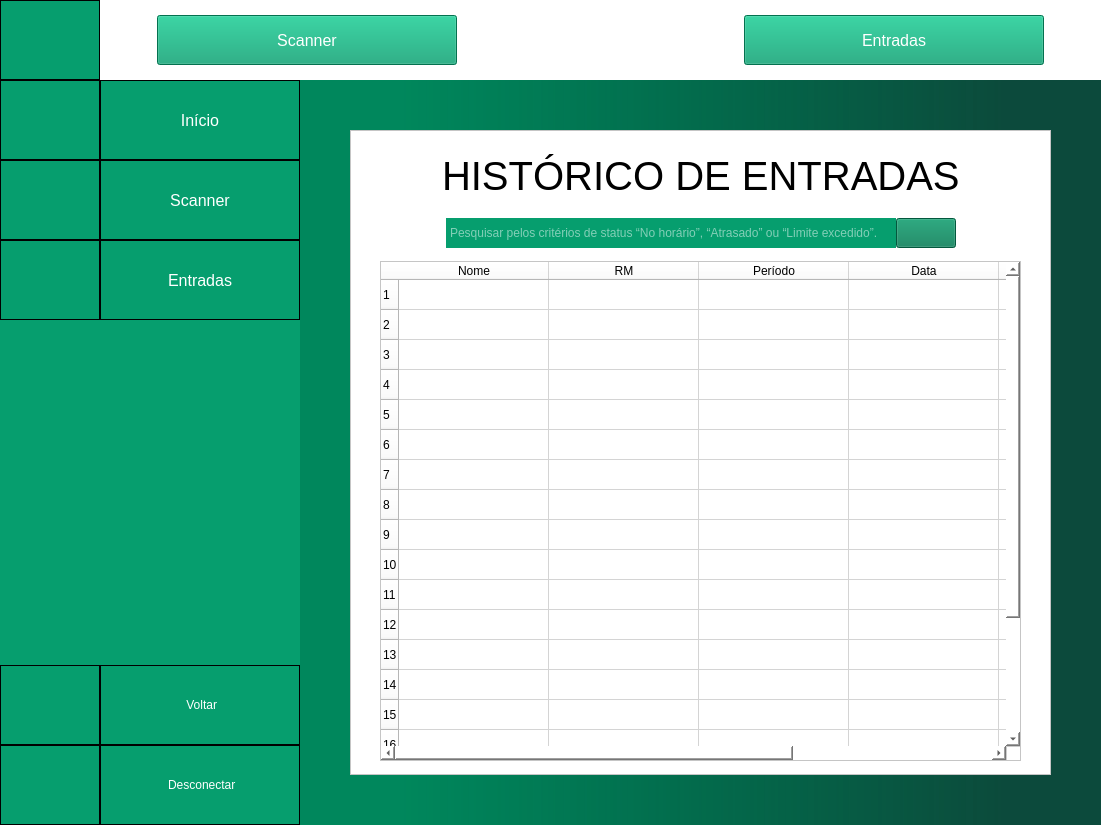
<?xml version="1.0" encoding="UTF-8"?>
<ui version="4.0">
 <class>MainWindow</class>
 <widget class="QMainWindow" name="MainWindow">
  <property name="geometry">
   <rect>
    <x>0</x>
    <y>0</y>
    <width>1101</width>
    <height>825</height>
   </rect>
  </property>
  <property name="minimumSize">
   <size>
    <width>1000</width>
    <height>800</height>
   </size>
  </property>
  <property name="windowTitle">
   <string>Segurança | Sistema de Reconhecimento Facial</string>
  </property>
  <widget class="QWidget" name="centralwidget">
   <property name="styleSheet">
    <string notr="true"/>
   </property>
   <layout class="QGridLayout" name="gridLayout">
    <property name="leftMargin">
     <number>0</number>
    </property>
    <property name="topMargin">
     <number>0</number>
    </property>
    <property name="rightMargin">
     <number>0</number>
    </property>
    <property name="bottomMargin">
     <number>0</number>
    </property>
    <property name="spacing">
     <number>0</number>
    </property>
    <item row="1" column="0">
     <widget class="QWidget" name="menu_icons" native="true">
      <property name="minimumSize">
       <size>
        <width>100</width>
        <height>0</height>
       </size>
      </property>
      <property name="styleSheet">
       <string notr="true">QWidget{
	background-color:#069E6E;
}</string>
      </property>
      <layout class="QVBoxLayout" name="verticalLayout_3">
       <property name="spacing">
        <number>0</number>
       </property>
       <property name="leftMargin">
        <number>0</number>
       </property>
       <property name="topMargin">
        <number>0</number>
       </property>
       <property name="rightMargin">
        <number>0</number>
       </property>
       <property name="bottomMargin">
        <number>0</number>
       </property>
       <item>
        <layout class="QVBoxLayout" name="verticalLayout">
         <property name="spacing">
          <number>0</number>
         </property>
         <item>
          <widget class="QPushButton" name="btnHomeLateral">
           <property name="minimumSize">
            <size>
             <width>0</width>
             <height>80</height>
            </size>
           </property>
           <property name="styleSheet">
            <string notr="true">QPushButton{
	background-color:#069E6E;
	color:#ffffff;
	border: 1px solid black;
}

QPushButton:hover{
	background-color:#047b55;
}

QPushButton:pressed{
	background-color: rgb(2, 45, 29);
}</string>
           </property>
           <property name="text">
            <string/>
           </property>
           <property name="icon">
            <iconset resource="../imagens/imagens_usadas.qrc">
             <normaloff>:/imagens/imgBtnHome.png</normaloff>:/imagens/imgBtnHome.png</iconset>
           </property>
           <property name="iconSize">
            <size>
             <width>36</width>
             <height>36</height>
            </size>
           </property>
           <property name="checkable">
            <bool>true</bool>
           </property>
           <property name="autoExclusive">
            <bool>true</bool>
           </property>
          </widget>
         </item>
         <item>
          <widget class="QPushButton" name="btnScannerLateral">
           <property name="minimumSize">
            <size>
             <width>0</width>
             <height>80</height>
            </size>
           </property>
           <property name="styleSheet">
            <string notr="true">QPushButton{
	background-color:#069E6E;
	color:#ffffff;
	border: 1px solid black;
}

QPushButton:hover{
	background-color:#047b55;
}

QPushButton:pressed{
	background-color: rgb(2, 45, 29);
}</string>
           </property>
           <property name="text">
            <string/>
           </property>
           <property name="icon">
            <iconset resource="../imagens/imagens_usadas.qrc">
             <normaloff>:/imagens/imgBtnRFacial.png</normaloff>:/imagens/imgBtnRFacial.png</iconset>
           </property>
           <property name="iconSize">
            <size>
             <width>36</width>
             <height>36</height>
            </size>
           </property>
           <property name="checkable">
            <bool>true</bool>
           </property>
           <property name="autoExclusive">
            <bool>true</bool>
           </property>
          </widget>
         </item>
         <item>
          <widget class="QPushButton" name="btnEntradasLateral">
           <property name="minimumSize">
            <size>
             <width>0</width>
             <height>80</height>
            </size>
           </property>
           <property name="styleSheet">
            <string notr="true">QPushButton{
	background-color:#069E6E;
	color:#ffffff;
	border: 1px solid black;
}

QPushButton:hover{
	background-color:#047b55;
}

QPushButton:pressed{
	background-color: rgb(2, 45, 29);
}</string>
           </property>
           <property name="text">
            <string/>
           </property>
           <property name="icon">
            <iconset resource="../imagens/imagens_usadas.qrc">
             <normaloff>:/imagens/imgBtnEntrada.png</normaloff>:/imagens/imgBtnEntrada.png</iconset>
           </property>
           <property name="iconSize">
            <size>
             <width>36</width>
             <height>36</height>
            </size>
           </property>
           <property name="checkable">
            <bool>true</bool>
           </property>
           <property name="autoExclusive">
            <bool>true</bool>
           </property>
          </widget>
         </item>
        </layout>
       </item>
       <item>
        <spacer name="verticalSpacer">
         <property name="orientation">
          <enum>Qt::Vertical</enum>
         </property>
         <property name="sizeHint" stdset="0">
          <size>
           <width>20</width>
           <height>465</height>
          </size>
         </property>
        </spacer>
       </item>
       <item>
        <widget class="QPushButton" name="btnVoltarLateral">
         <property name="minimumSize">
          <size>
           <width>0</width>
           <height>80</height>
          </size>
         </property>
         <property name="styleSheet">
          <string notr="true">QPushButton{
	background-color:#069E6E;
	color:#ffffff;
	border: 1px solid black;
}

QPushButton:hover{
	background-color:#047b55;
}

QPushButton:pressed{
	background-color: rgb(2, 45, 29);
}

QPushButton:checked{
	background-color:  rgb(2, 45, 29);
}

</string>
         </property>
         <property name="text">
          <string/>
         </property>
         <property name="icon">
          <iconset resource="../imagens/imagens_usadas.qrc">
           <normaloff>:/imagens/imgBtnVoltar.png</normaloff>:/imagens/imgBtnVoltar.png</iconset>
         </property>
         <property name="iconSize">
          <size>
           <width>36</width>
           <height>36</height>
          </size>
         </property>
        </widget>
       </item>
       <item>
        <widget class="QPushButton" name="btnDesconectarLateral">
         <property name="minimumSize">
          <size>
           <width>0</width>
           <height>80</height>
          </size>
         </property>
         <property name="styleSheet">
          <string notr="true">QPushButton{
	background-color:#069E6E;
	color:#ffffff;
	border: 1px solid black;
}

QPushButton:hover{
	background-color:#047b55;
}

QPushButton:pressed{
	background-color: rgb(2, 45, 29);
}

QPushButton:checked{
	background-color:  rgb(2, 45, 29);
}

</string>
         </property>
         <property name="text">
          <string/>
         </property>
         <property name="icon">
          <iconset resource="../imagens/imagens_usadas.qrc">
           <normaloff>:/imagens/imgBtnDesconectar.png</normaloff>:/imagens/imgBtnDesconectar.png</iconset>
         </property>
         <property name="iconSize">
          <size>
           <width>34</width>
           <height>34</height>
          </size>
         </property>
        </widget>
       </item>
      </layout>
     </widget>
    </item>
    <item row="1" column="2">
     <widget class="QWidget" name="widget_3" native="true">
      <layout class="QHBoxLayout" name="horizontalLayout">
       <property name="spacing">
        <number>0</number>
       </property>
       <property name="leftMargin">
        <number>0</number>
       </property>
       <property name="topMargin">
        <number>0</number>
       </property>
       <property name="rightMargin">
        <number>0</number>
       </property>
       <property name="bottomMargin">
        <number>0</number>
       </property>
       <item>
        <widget class="QStackedWidget" name="stackedWidget">
         <property name="styleSheet">
          <string notr="true">background-color: qlineargradient(spread:reflect, x1:0, y1:0, x2:1, y2:0, stop:0.125 rgba(0, 135, 92, 255), stop:0.875 rgba(0, 66, 50, 198));</string>
         </property>
         <property name="currentIndex">
          <number>1</number>
         </property>
         <widget class="QWidget" name="pg_Home">
          <layout class="QGridLayout" name="gridLayout_6">
           <property name="leftMargin">
            <number>50</number>
           </property>
           <property name="topMargin">
            <number>150</number>
           </property>
           <property name="rightMargin">
            <number>50</number>
           </property>
           <property name="bottomMargin">
            <number>150</number>
           </property>
           <property name="spacing">
            <number>0</number>
           </property>
           <item row="0" column="0">
            <widget class="QFrame" name="frame_4">
             <property name="styleSheet">
              <string notr="true">background-color: rgb(255, 255, 255);</string>
             </property>
             <property name="frameShape">
              <enum>QFrame::StyledPanel</enum>
             </property>
             <property name="frameShadow">
              <enum>QFrame::Raised</enum>
             </property>
             <layout class="QGridLayout" name="gridLayout_7">
              <item row="1" column="0">
               <widget class="QWidget" name="widget_4" native="true">
                <property name="maximumSize">
                 <size>
                  <width>16777215</width>
                  <height>100</height>
                 </size>
                </property>
                <layout class="QHBoxLayout" name="horizontalLayout_5">
                 <item>
                  <spacer name="horizontalSpacer_13">
                   <property name="orientation">
                    <enum>Qt::Horizontal</enum>
                   </property>
                   <property name="sizeHint" stdset="0">
                    <size>
                     <width>40</width>
                     <height>20</height>
                    </size>
                   </property>
                  </spacer>
                 </item>
                 <item>
                  <widget class="QLabel" name="label_2">
                   <property name="minimumSize">
                    <size>
                     <width>0</width>
                     <height>90</height>
                    </size>
                   </property>
                   <property name="maximumSize">
                    <size>
                     <width>700</width>
                     <height>90</height>
                    </size>
                   </property>
                   <property name="font">
                    <font>
                     <family>Arial</family>
                     <pointsize>70</pointsize>
                    </font>
                   </property>
                   <property name="text">
                    <string>Olá, Nome</string>
                   </property>
                  </widget>
                 </item>
                 <item>
                  <spacer name="horizontalSpacer_14">
                   <property name="orientation">
                    <enum>Qt::Horizontal</enum>
                   </property>
                   <property name="sizeHint" stdset="0">
                    <size>
                     <width>40</width>
                     <height>20</height>
                    </size>
                   </property>
                  </spacer>
                 </item>
                </layout>
               </widget>
              </item>
              <item row="3" column="0">
               <spacer name="verticalSpacer_3">
                <property name="orientation">
                 <enum>Qt::Vertical</enum>
                </property>
                <property name="sizeHint" stdset="0">
                 <size>
                  <width>20</width>
                  <height>40</height>
                 </size>
                </property>
               </spacer>
              </item>
              <item row="2" column="0">
               <widget class="QFrame" name="frame_5">
                <property name="maximumSize">
                 <size>
                  <width>16777215</width>
                  <height>80</height>
                 </size>
                </property>
                <property name="frameShape">
                 <enum>QFrame::StyledPanel</enum>
                </property>
                <property name="frameShadow">
                 <enum>QFrame::Raised</enum>
                </property>
                <layout class="QGridLayout" name="gridLayout_9">
                 <item row="0" column="0">
                  <widget class="QPushButton" name="btnDesconectar_PgHome">
                   <property name="minimumSize">
                    <size>
                     <width>300</width>
                     <height>50</height>
                    </size>
                   </property>
                   <property name="maximumSize">
                    <size>
                     <width>300</width>
                     <height>50</height>
                    </size>
                   </property>
                   <property name="font">
                    <font>
                     <family>Arial</family>
                     <pointsize>12</pointsize>
                    </font>
                   </property>
                   <property name="styleSheet">
                    <string notr="true">QPushButton{
	background-color:#069E6E;
	color:#ffffff;
	border-radius:20px;
}

QPushButton:hover{
	background-color:#047b55;
}

QPushButton:pressed{
	background-color: rgb(2, 45, 29);
}

QPushButton:checked{
	background-color:  rgb(2, 45, 29);
}

</string>
                   </property>
                   <property name="text">
                    <string> Desconectar</string>
                   </property>
                   <property name="icon">
                    <iconset resource="../imagens/imagens_usadas.qrc">
                     <normaloff>:/imagens/imgBtnDesconectar.png</normaloff>:/imagens/imgBtnDesconectar.png</iconset>
                   </property>
                   <property name="iconSize">
                    <size>
                     <width>36</width>
                     <height>36</height>
                    </size>
                   </property>
                  </widget>
                 </item>
                </layout>
               </widget>
              </item>
              <item row="0" column="0">
               <spacer name="verticalSpacer_4">
                <property name="orientation">
                 <enum>Qt::Vertical</enum>
                </property>
                <property name="sizeHint" stdset="0">
                 <size>
                  <width>20</width>
                  <height>40</height>
                 </size>
                </property>
               </spacer>
              </item>
             </layout>
            </widget>
           </item>
          </layout>
         </widget>
         <widget class="QWidget" name="pg_Entradas">
          <layout class="QGridLayout" name="gridLayout_3">
           <property name="leftMargin">
            <number>50</number>
           </property>
           <property name="topMargin">
            <number>50</number>
           </property>
           <property name="rightMargin">
            <number>50</number>
           </property>
           <property name="bottomMargin">
            <number>50</number>
           </property>
           <property name="spacing">
            <number>0</number>
           </property>
           <item row="0" column="0">
            <widget class="QFrame" name="frame_2">
             <property name="styleSheet">
              <string notr="true">background-color: rgb(255, 255, 255);</string>
             </property>
             <property name="frameShape">
              <enum>QFrame::StyledPanel</enum>
             </property>
             <property name="frameShadow">
              <enum>QFrame::Raised</enum>
             </property>
             <layout class="QGridLayout" name="gridLayout_2">
              <item row="0" column="0">
               <layout class="QVBoxLayout" name="verticalLayout_5">
                <property name="spacing">
                 <number>0</number>
                </property>
                <property name="leftMargin">
                 <number>20</number>
                </property>
                <property name="rightMargin">
                 <number>20</number>
                </property>
                <item>
                 <spacer name="verticalSpacer_6">
                  <property name="orientation">
                   <enum>Qt::Vertical</enum>
                  </property>
                  <property name="sizeHint" stdset="0">
                   <size>
                    <width>20</width>
                    <height>40</height>
                   </size>
                  </property>
                 </spacer>
                </item>
                <item>
                 <widget class="QWidget" name="widget_2" native="true">
                  <layout class="QHBoxLayout" name="horizontalLayout_4">
                   <item>
                    <spacer name="horizontalSpacer_4">
                     <property name="orientation">
                      <enum>Qt::Horizontal</enum>
                     </property>
                     <property name="sizeHint" stdset="0">
                      <size>
                       <width>40</width>
                       <height>20</height>
                      </size>
                     </property>
                    </spacer>
                   </item>
                   <item>
                    <widget class="QLabel" name="label_3">
                     <property name="font">
                      <font>
                       <family>Arial</family>
                       <pointsize>30</pointsize>
                      </font>
                     </property>
                     <property name="text">
                      <string>HISTÓRICO DE ENTRADAS</string>
                     </property>
                    </widget>
                   </item>
                   <item>
                    <spacer name="horizontalSpacer_6">
                     <property name="orientation">
                      <enum>Qt::Horizontal</enum>
                     </property>
                     <property name="sizeHint" stdset="0">
                      <size>
                       <width>40</width>
                       <height>20</height>
                      </size>
                     </property>
                    </spacer>
                   </item>
                  </layout>
                 </widget>
                </item>
                <item>
                 <layout class="QHBoxLayout" name="horizontalLayout_2">
                  <property name="spacing">
                   <number>0</number>
                  </property>
                  <property name="topMargin">
                   <number>10</number>
                  </property>
                  <property name="bottomMargin">
                   <number>10</number>
                  </property>
                  <item>
                   <spacer name="horizontalSpacer_7">
                    <property name="orientation">
                     <enum>Qt::Horizontal</enum>
                    </property>
                    <property name="sizeHint" stdset="0">
                     <size>
                      <width>40</width>
                      <height>20</height>
                     </size>
                    </property>
                   </spacer>
                  </item>
                  <item>
                   <widget class="QLineEdit" name="etyPesquisar_PgEntradas">
                    <property name="minimumSize">
                     <size>
                      <width>450</width>
                      <height>0</height>
                     </size>
                    </property>
                    <property name="maximumSize">
                     <size>
                      <width>16777215</width>
                      <height>30</height>
                     </size>
                    </property>
                    <property name="styleSheet">
                     <string notr="true">QLineEdit{
	background-color:#069E6E;
	border: 2px solid #069E6E;
	color: #ffffff;
}

</string>
                    </property>
                    <property name="placeholderText">
                     <string>Pesquisar pelos critérios de status “No horário”, “Atrasado” ou “Limite excedido”.</string>
                    </property>
                   </widget>
                  </item>
                  <item>
                   <widget class="QPushButton" name="btnPesquisar_PgEntradas">
                    <property name="minimumSize">
                     <size>
                      <width>60</width>
                      <height>30</height>
                     </size>
                    </property>
                    <property name="maximumSize">
                     <size>
                      <width>606</width>
                      <height>30</height>
                     </size>
                    </property>
                    <property name="styleSheet">
                     <string notr="true">QPushButton{
	background-color:#047b55;
	color:#ffffff;
}

QPushButton:hover{
	background-color: rgb(44, 97, 70);
}

QPushButton:pressed{
	background-color: rgb(2, 45, 29);
}
</string>
                    </property>
                    <property name="text">
                     <string/>
                    </property>
                    <property name="icon">
                     <iconset resource="../imagens/imagens_usadas.qrc">
                      <normaloff>:/imagens/imgPesquisar.png</normaloff>:/imagens/imgPesquisar.png</iconset>
                    </property>
                    <property name="iconSize">
                     <size>
                      <width>25</width>
                      <height>25</height>
                     </size>
                    </property>
                   </widget>
                  </item>
                  <item>
                   <spacer name="horizontalSpacer_8">
                    <property name="orientation">
                     <enum>Qt::Horizontal</enum>
                    </property>
                    <property name="sizeHint" stdset="0">
                     <size>
                      <width>40</width>
                      <height>20</height>
                     </size>
                    </property>
                   </spacer>
                  </item>
                 </layout>
                </item>
                <item>
                 <spacer name="verticalSpacer_5">
                  <property name="orientation">
                   <enum>Qt::Vertical</enum>
                  </property>
                  <property name="sizeHint" stdset="0">
                   <size>
                    <width>20</width>
                    <height>40</height>
                   </size>
                  </property>
                 </spacer>
                </item>
                <item>
                 <widget class="QTableWidget" name="tableWidget">
                  <property name="minimumSize">
                   <size>
                    <width>0</width>
                    <height>500</height>
                   </size>
                  </property>
                  <property name="maximumSize">
                   <size>
                    <width>16777215</width>
                    <height>650</height>
                   </size>
                  </property>
                  <property name="rowCount">
                   <number>20</number>
                  </property>
                  <attribute name="horizontalHeaderDefaultSectionSize">
                   <number>150</number>
                  </attribute>
                  <row/>
                  <row/>
                  <row/>
                  <row/>
                  <row/>
                  <row/>
                  <row/>
                  <row/>
                  <row/>
                  <row/>
                  <row/>
                  <row/>
                  <row/>
                  <row/>
                  <row/>
                  <row/>
                  <row/>
                  <row/>
                  <row/>
                  <row/>
                  <column>
                   <property name="text">
                    <string>Nome</string>
                   </property>
                  </column>
                  <column>
                   <property name="text">
                    <string>RM</string>
                   </property>
                  </column>
                  <column>
                   <property name="text">
                    <string>Período</string>
                   </property>
                  </column>
                  <column>
                   <property name="text">
                    <string>Data</string>
                   </property>
                  </column>
                  <column>
                   <property name="text">
                    <string>Horário</string>
                   </property>
                  </column>
                  <column>
                   <property name="text">
                    <string>Status</string>
                   </property>
                  </column>
                 </widget>
                </item>
                <item>
                 <spacer name="verticalSpacer_7">
                  <property name="orientation">
                   <enum>Qt::Vertical</enum>
                  </property>
                  <property name="sizeHint" stdset="0">
                   <size>
                    <width>20</width>
                    <height>40</height>
                   </size>
                  </property>
                 </spacer>
                </item>
               </layout>
              </item>
             </layout>
            </widget>
           </item>
          </layout>
         </widget>
         <widget class="QWidget" name="pg_Scanner">
          <layout class="QGridLayout" name="gridLayout_4">
           <property name="leftMargin">
            <number>50</number>
           </property>
           <property name="topMargin">
            <number>50</number>
           </property>
           <property name="rightMargin">
            <number>50</number>
           </property>
           <property name="bottomMargin">
            <number>50</number>
           </property>
           <property name="spacing">
            <number>0</number>
           </property>
           <item row="0" column="0">
            <widget class="QFrame" name="frame_3">
             <property name="styleSheet">
              <string notr="true">background-color: rgb(255, 255, 255);</string>
             </property>
             <property name="frameShape">
              <enum>QFrame::StyledPanel</enum>
             </property>
             <property name="frameShadow">
              <enum>QFrame::Raised</enum>
             </property>
            </widget>
           </item>
          </layout>
         </widget>
        </widget>
       </item>
      </layout>
     </widget>
    </item>
    <item row="0" column="0" colspan="3">
     <widget class="QWidget" name="widget" native="true">
      <property name="minimumSize">
       <size>
        <width>0</width>
        <height>0</height>
       </size>
      </property>
      <property name="maximumSize">
       <size>
        <width>16777215</width>
        <height>80</height>
       </size>
      </property>
      <property name="styleSheet">
       <string notr="true">QWidget{
 background-color:#ffffff;
}</string>
      </property>
      <layout class="QHBoxLayout" name="horizontalLayout_3">
       <property name="spacing">
        <number>0</number>
       </property>
       <property name="leftMargin">
        <number>0</number>
       </property>
       <property name="topMargin">
        <number>0</number>
       </property>
       <property name="rightMargin">
        <number>0</number>
       </property>
       <property name="bottomMargin">
        <number>0</number>
       </property>
       <item>
        <widget class="QPushButton" name="btnIconMenu">
         <property name="minimumSize">
          <size>
           <width>100</width>
           <height>80</height>
          </size>
         </property>
         <property name="styleSheet">
          <string notr="true">QPushButton{
	background-color:#069E6E;
	color:#ffffff;
	border: 1px solid black;
}

QPushButton:hover{
	background-color:#047b55;
}

QPushButton:pressed{
	background-color: rgb(2, 45, 29);
}

QPushButton:checked{
	background-color:#069E6E;
}

</string>
         </property>
         <property name="text">
          <string/>
         </property>
         <property name="icon">
          <iconset resource="../imagens/imagens_usadas.qrc">
           <normaloff>:/imagens/imgBtnMenu.png</normaloff>:/imagens/imgBtnMenu.png</iconset>
         </property>
         <property name="iconSize">
          <size>
           <width>30</width>
           <height>32</height>
          </size>
         </property>
         <property name="checkable">
          <bool>true</bool>
         </property>
        </widget>
       </item>
       <item>
        <spacer name="horizontalSpacer">
         <property name="orientation">
          <enum>Qt::Horizontal</enum>
         </property>
         <property name="sizeHint" stdset="0">
          <size>
           <width>40</width>
           <height>20</height>
          </size>
         </property>
        </spacer>
       </item>
       <item>
        <widget class="QPushButton" name="btnScanner">
         <property name="minimumSize">
          <size>
           <width>300</width>
           <height>50</height>
          </size>
         </property>
         <property name="font">
          <font>
           <pointsize>12</pointsize>
          </font>
         </property>
         <property name="styleSheet">
          <string notr="true">QPushButton{
	background-color:#069E6E;
	color:#ffffff;
}

QPushButton:hover{
	background-color:#047b55;
}

QPushButton:pressed{
	background-color: rgb(2, 45, 29);
}

QPushButton:checked{
	background-color:  rgb(2, 45, 29);
}

</string>
         </property>
         <property name="text">
          <string>Scanner</string>
         </property>
         <property name="icon">
          <iconset resource="../imagens/imagens_usadas.qrc">
           <normaloff>:/imagens/imgBtnRFacial.png</normaloff>:/imagens/imgBtnRFacial.png</iconset>
         </property>
         <property name="iconSize">
          <size>
           <width>36</width>
           <height>36</height>
          </size>
         </property>
        </widget>
       </item>
       <item>
        <spacer name="horizontalSpacer_5">
         <property name="orientation">
          <enum>Qt::Horizontal</enum>
         </property>
         <property name="sizeHint" stdset="0">
          <size>
           <width>114</width>
           <height>20</height>
          </size>
         </property>
        </spacer>
       </item>
       <item>
        <widget class="QLabel" name="label_4">
         <property name="minimumSize">
          <size>
           <width>60</width>
           <height>70</height>
          </size>
         </property>
         <property name="maximumSize">
          <size>
           <width>60</width>
           <height>70</height>
          </size>
         </property>
         <property name="text">
          <string/>
         </property>
         <property name="pixmap">
          <pixmap resource="../imagens/imagens_usadas.qrc">:/imagens/imgLogo.png</pixmap>
         </property>
         <property name="scaledContents">
          <bool>true</bool>
         </property>
        </widget>
       </item>
       <item>
        <spacer name="horizontalSpacer_2">
         <property name="orientation">
          <enum>Qt::Horizontal</enum>
         </property>
         <property name="sizeHint" stdset="0">
          <size>
           <width>113</width>
           <height>20</height>
          </size>
         </property>
        </spacer>
       </item>
       <item>
        <widget class="QPushButton" name="btnEntradas">
         <property name="minimumSize">
          <size>
           <width>300</width>
           <height>50</height>
          </size>
         </property>
         <property name="font">
          <font>
           <pointsize>12</pointsize>
          </font>
         </property>
         <property name="styleSheet">
          <string notr="true">QPushButton{
	background-color:#069E6E;
	color:#ffffff;
}

QPushButton:hover{
	background-color:#047b55;
}

QPushButton:pressed{
	background-color: rgb(2, 45, 29);
}

QPushButton:checked{
	background-color:  rgb(2, 45, 29);
}

</string>
         </property>
         <property name="text">
          <string>Entradas</string>
         </property>
         <property name="icon">
          <iconset resource="../imagens/imagens_usadas.qrc">
           <normaloff>:/imagens/imgBtnEntrada.png</normaloff>:/imagens/imgBtnEntrada.png</iconset>
         </property>
         <property name="iconSize">
          <size>
           <width>36</width>
           <height>36</height>
          </size>
         </property>
        </widget>
       </item>
       <item>
        <spacer name="horizontalSpacer_3">
         <property name="orientation">
          <enum>Qt::Horizontal</enum>
         </property>
         <property name="sizeHint" stdset="0">
          <size>
           <width>40</width>
           <height>20</height>
          </size>
         </property>
        </spacer>
       </item>
      </layout>
     </widget>
    </item>
    <item row="1" column="1">
     <widget class="QWidget" name="menu_todo" native="true">
      <property name="minimumSize">
       <size>
        <width>200</width>
        <height>50</height>
       </size>
      </property>
      <property name="styleSheet">
       <string notr="true">QWidget{
	background-color:#069E6E;
}</string>
      </property>
      <layout class="QVBoxLayout" name="verticalLayout_4">
       <property name="spacing">
        <number>0</number>
       </property>
       <property name="leftMargin">
        <number>0</number>
       </property>
       <property name="topMargin">
        <number>0</number>
       </property>
       <property name="rightMargin">
        <number>0</number>
       </property>
       <property name="bottomMargin">
        <number>0</number>
       </property>
       <item>
        <layout class="QVBoxLayout" name="verticalLayout_2">
         <property name="spacing">
          <number>0</number>
         </property>
         <item>
          <widget class="QPushButton" name="btnHomeLAberto">
           <property name="minimumSize">
            <size>
             <width>0</width>
             <height>80</height>
            </size>
           </property>
           <property name="font">
            <font>
             <family>Arial</family>
             <pointsize>12</pointsize>
            </font>
           </property>
           <property name="styleSheet">
            <string notr="true">QPushButton{
	background-color:#069E6E;
	color:#ffffff;
	border: 1px solid black;
}

QPushButton:hover{
	background-color:#047b55;
}

QPushButton:pressed{
	background-color: rgb(2, 45, 29);
}</string>
           </property>
           <property name="text">
            <string>Início</string>
           </property>
           <property name="icon">
            <iconset resource="../imagens/imagens_usadas.qrc">
             <normaloff>:/imagens/imgBtnHome.png</normaloff>:/imagens/imgBtnHome.png</iconset>
           </property>
           <property name="iconSize">
            <size>
             <width>36</width>
             <height>36</height>
            </size>
           </property>
           <property name="checkable">
            <bool>true</bool>
           </property>
           <property name="autoExclusive">
            <bool>true</bool>
           </property>
          </widget>
         </item>
         <item>
          <widget class="QPushButton" name="btnScannerLAberto">
           <property name="minimumSize">
            <size>
             <width>0</width>
             <height>80</height>
            </size>
           </property>
           <property name="font">
            <font>
             <family>Arial</family>
             <pointsize>12</pointsize>
            </font>
           </property>
           <property name="styleSheet">
            <string notr="true">QPushButton{
	background-color:#069E6E;
	color:#ffffff;
	border: 1px solid black;
}

QPushButton:hover{
	background-color:#047b55;
}

QPushButton:pressed{
	background-color: rgb(2, 45, 29);
}
</string>
           </property>
           <property name="text">
            <string>Scanner</string>
           </property>
           <property name="icon">
            <iconset resource="../imagens/imagens_usadas.qrc">
             <normaloff>:/imagens/imgBtnRFacial.png</normaloff>:/imagens/imgBtnRFacial.png</iconset>
           </property>
           <property name="iconSize">
            <size>
             <width>36</width>
             <height>36</height>
            </size>
           </property>
           <property name="checkable">
            <bool>true</bool>
           </property>
           <property name="autoExclusive">
            <bool>true</bool>
           </property>
          </widget>
         </item>
         <item>
          <widget class="QPushButton" name="btnEntradasLAberto">
           <property name="minimumSize">
            <size>
             <width>0</width>
             <height>80</height>
            </size>
           </property>
           <property name="font">
            <font>
             <family>Arial</family>
             <pointsize>12</pointsize>
            </font>
           </property>
           <property name="styleSheet">
            <string notr="true">QPushButton{
	background-color:#069E6E;
	color:#ffffff;
	border: 1px solid black;
}

QPushButton:hover{
	background-color:#047b55;
}

QPushButton:pressed{
	background-color: rgb(2, 45, 29);
}


</string>
           </property>
           <property name="text">
            <string>Entradas</string>
           </property>
           <property name="icon">
            <iconset resource="../imagens/imagens_usadas.qrc">
             <normaloff>:/imagens/imgBtnEntrada.png</normaloff>:/imagens/imgBtnEntrada.png</iconset>
           </property>
           <property name="iconSize">
            <size>
             <width>36</width>
             <height>36</height>
            </size>
           </property>
           <property name="checkable">
            <bool>true</bool>
           </property>
           <property name="autoExclusive">
            <bool>true</bool>
           </property>
          </widget>
         </item>
        </layout>
       </item>
       <item>
        <spacer name="verticalSpacer_2">
         <property name="orientation">
          <enum>Qt::Vertical</enum>
         </property>
         <property name="sizeHint" stdset="0">
          <size>
           <width>20</width>
           <height>465</height>
          </size>
         </property>
        </spacer>
       </item>
       <item>
        <widget class="QPushButton" name="btnVoltarLAberto">
         <property name="minimumSize">
          <size>
           <width>0</width>
           <height>80</height>
          </size>
         </property>
         <property name="styleSheet">
          <string notr="true">QPushButton{
	background-color:#069E6E;
	color:#ffffff;
	border: 1px solid black;
}

QPushButton:hover{
	background-color:#047b55;
}

QPushButton:pressed{
	background-color: rgb(2, 45, 29);
}

QPushButton:checked{
	background-color:  rgb(2, 45, 29);
}

</string>
         </property>
         <property name="text">
          <string> Voltar</string>
         </property>
         <property name="icon">
          <iconset resource="../imagens/imagens_usadas.qrc">
           <normaloff>:/imagens/imgBtnVoltar.png</normaloff>:/imagens/imgBtnVoltar.png</iconset>
         </property>
         <property name="iconSize">
          <size>
           <width>36</width>
           <height>36</height>
          </size>
         </property>
        </widget>
       </item>
       <item>
        <widget class="QPushButton" name="btnDesconectarLAberto">
         <property name="minimumSize">
          <size>
           <width>0</width>
           <height>80</height>
          </size>
         </property>
         <property name="styleSheet">
          <string notr="true">QPushButton{
	background-color:#069E6E;
	color:#ffffff;
	border: 1px solid black;
}

QPushButton:hover{
	background-color:#047b55;
}

QPushButton:pressed{
	background-color: rgb(2, 45, 29);
}

QPushButton:checked{
	background-color:  rgb(2, 45, 29);
}

</string>
         </property>
         <property name="text">
          <string> Desconectar</string>
         </property>
         <property name="icon">
          <iconset resource="../imagens/imagens_usadas.qrc">
           <normaloff>:/imagens/imgBtnDesconectar.png</normaloff>:/imagens/imgBtnDesconectar.png</iconset>
         </property>
         <property name="iconSize">
          <size>
           <width>32</width>
           <height>32</height>
          </size>
         </property>
        </widget>
       </item>
      </layout>
     </widget>
    </item>
   </layout>
  </widget>
 </widget>
 <resources>
  <include location="../imagens/imagens_usadas.qrc"/>
  <include location="../imagens/imagens_usadas.qrc"/>
  <include location="imagens_usadas.qrc"/>
 </resources>
 <connections>
  <connection>
   <sender>btnIconMenu</sender>
   <signal>toggled(bool)</signal>
   <receiver>menu_icons</receiver>
   <slot>setVisible(bool)</slot>
   <hints>
    <hint type="sourcelabel">
     <x>305</x>
     <y>18</y>
    </hint>
    <hint type="destinationlabel">
     <x>30</x>
     <y>346</y>
    </hint>
   </hints>
  </connection>
  <connection>
   <sender>btnIconMenu</sender>
   <signal>toggled(bool)</signal>
   <receiver>menu_todo</receiver>
   <slot>setHidden(bool)</slot>
   <hints>
    <hint type="sourcelabel">
     <x>318</x>
     <y>20</y>
    </hint>
    <hint type="destinationlabel">
     <x>111</x>
     <y>286</y>
    </hint>
   </hints>
  </connection>
  <connection>
   <sender>btnHomeLateral</sender>
   <signal>toggled(bool)</signal>
   <receiver>btnHomeLAberto</receiver>
   <slot>setChecked(bool)</slot>
   <hints>
    <hint type="sourcelabel">
     <x>32</x>
     <y>117</y>
    </hint>
    <hint type="destinationlabel">
     <x>210</x>
     <y>119</y>
    </hint>
   </hints>
  </connection>
  <connection>
   <sender>btnScannerLateral</sender>
   <signal>toggled(bool)</signal>
   <receiver>btnScannerLAberto</receiver>
   <slot>setChecked(bool)</slot>
   <hints>
    <hint type="sourcelabel">
     <x>41</x>
     <y>180</y>
    </hint>
    <hint type="destinationlabel">
     <x>231</x>
     <y>180</y>
    </hint>
   </hints>
  </connection>
  <connection>
   <sender>btnEntradasLateral</sender>
   <signal>toggled(bool)</signal>
   <receiver>btnEntradasLAberto</receiver>
   <slot>setChecked(bool)</slot>
   <hints>
    <hint type="sourcelabel">
     <x>32</x>
     <y>230</y>
    </hint>
    <hint type="destinationlabel">
     <x>232</x>
     <y>230</y>
    </hint>
   </hints>
  </connection>
  <connection>
   <sender>btnHomeLAberto</sender>
   <signal>toggled(bool)</signal>
   <receiver>btnHomeLateral</receiver>
   <slot>setChecked(bool)</slot>
   <hints>
    <hint type="sourcelabel">
     <x>250</x>
     <y>113</y>
    </hint>
    <hint type="destinationlabel">
     <x>31</x>
     <y>114</y>
    </hint>
   </hints>
  </connection>
  <connection>
   <sender>btnScannerLAberto</sender>
   <signal>toggled(bool)</signal>
   <receiver>btnScannerLateral</receiver>
   <slot>setChecked(bool)</slot>
   <hints>
    <hint type="sourcelabel">
     <x>230</x>
     <y>180</y>
    </hint>
    <hint type="destinationlabel">
     <x>29</x>
     <y>180</y>
    </hint>
   </hints>
  </connection>
  <connection>
   <sender>btnEntradasLAberto</sender>
   <signal>toggled(bool)</signal>
   <receiver>btnEntradasLateral</receiver>
   <slot>setChecked(bool)</slot>
   <hints>
    <hint type="sourcelabel">
     <x>216</x>
     <y>230</y>
    </hint>
    <hint type="destinationlabel">
     <x>31</x>
     <y>230</y>
    </hint>
   </hints>
  </connection>
  <connection>
   <sender>btnDesconectarLAberto</sender>
   <signal>clicked()</signal>
   <receiver>MainWindow</receiver>
   <slot>close()</slot>
   <hints>
    <hint type="sourcelabel">
     <x>146</x>
     <y>762</y>
    </hint>
    <hint type="destinationlabel">
     <x>145</x>
     <y>641</y>
    </hint>
   </hints>
  </connection>
  <connection>
   <sender>btnDesconectarLateral</sender>
   <signal>clicked()</signal>
   <receiver>MainWindow</receiver>
   <slot>close()</slot>
   <hints>
    <hint type="sourcelabel">
     <x>30</x>
     <y>767</y>
    </hint>
    <hint type="destinationlabel">
     <x>59</x>
     <y>651</y>
    </hint>
   </hints>
  </connection>
 </connections>
</ui>
